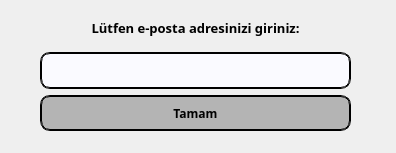
<?xml version="1.0" encoding="UTF-8"?>
<ui version="4.0">
 <class>MainWindow</class>
 <widget class="QMainWindow" name="MainWindow">
  <property name="geometry">
   <rect>
    <x>0</x>
    <y>0</y>
    <width>396</width>
    <height>153</height>
   </rect>
  </property>
  <property name="cursor">
   <cursorShape>ArrowCursor</cursorShape>
  </property>
  <property name="windowTitle">
   <string>Şifremi Unuttum</string>
  </property>
  <property name="windowIcon">
   <iconset resource="icons.qrc">
    <normaloff>:/icons/logo.png</normaloff>:/icons/logo.png</iconset>
  </property>
  <widget class="QWidget" name="centralwidget">
   <widget class="QWidget" name="layoutWidget">
    <property name="geometry">
     <rect>
      <x>40</x>
      <y>10</y>
      <width>311</width>
      <height>121</height>
     </rect>
    </property>
    <layout class="QVBoxLayout" name="verticalLayout">
     <item>
      <widget class="QLabel" name="label">
       <property name="font">
        <font>
         <family>Bahnschrift SemiBold</family>
         <pointsize>10</pointsize>
         <weight>75</weight>
         <bold>true</bold>
        </font>
       </property>
       <property name="text">
        <string>Lütfen e-posta adresinizi giriniz:</string>
       </property>
       <property name="alignment">
        <set>Qt::AlignCenter</set>
       </property>
      </widget>
     </item>
     <item>
      <widget class="QLineEdit" name="lineEdit">
       <property name="sizePolicy">
        <sizepolicy hsizetype="Expanding" vsizetype="Preferred">
         <horstretch>0</horstretch>
         <verstretch>0</verstretch>
        </sizepolicy>
       </property>
       <property name="font">
        <font>
         <family>Bahnschrift SemiBold</family>
         <weight>75</weight>
         <bold>true</bold>
        </font>
       </property>
       <property name="styleSheet">
        <string notr="true">border-radius: 10px; border: 2px groove black; background-color: rgb(250, 250, 255); </string>
       </property>
       <property name="alignment">
        <set>Qt::AlignCenter</set>
       </property>
      </widget>
     </item>
     <item>
      <widget class="QPushButton" name="pushButton">
       <property name="sizePolicy">
        <sizepolicy hsizetype="Preferred" vsizetype="Preferred">
         <horstretch>0</horstretch>
         <verstretch>0</verstretch>
        </sizepolicy>
       </property>
       <property name="font">
        <font>
         <family>Bahnschrift SemiBold</family>
         <weight>75</weight>
         <bold>true</bold>
        </font>
       </property>
       <property name="cursor">
        <cursorShape>PointingHandCursor</cursorShape>
       </property>
       <property name="styleSheet">
        <string notr="true">border-radius: 10px; border: 2px groove black; background-color: rgb(180, 180, 180); </string>
       </property>
       <property name="text">
        <string>Tamam</string>
       </property>
      </widget>
     </item>
    </layout>
   </widget>
   <widget class="QLabel" name="label_temp">
    <property name="geometry">
     <rect>
      <x>340</x>
      <y>140</y>
      <width>55</width>
      <height>16</height>
     </rect>
    </property>
    <property name="text">
     <string/>
    </property>
   </widget>
  </widget>
 </widget>
 <resources>
  <include location="icons.qrc"/>
 </resources>
 <connections/>
</ui>
